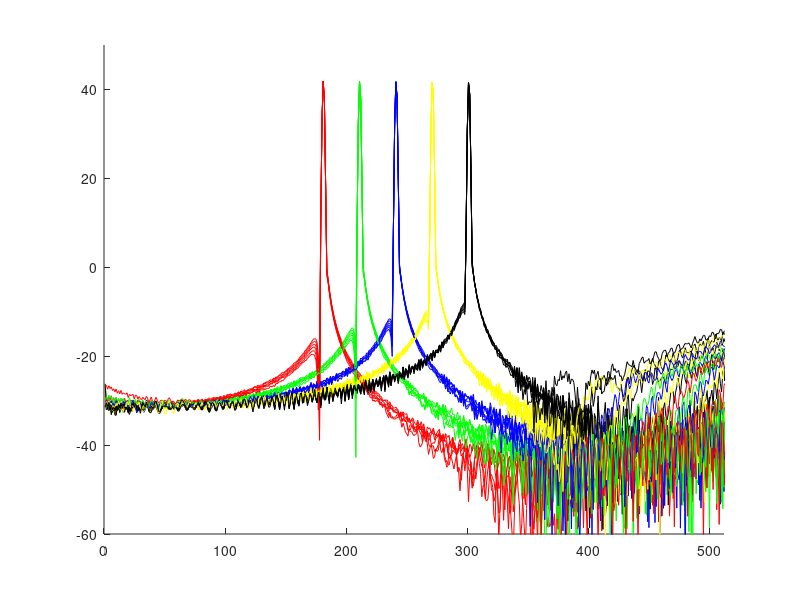

This chart was generated by the following MATLAB code:
%% system specs
k0 = (0: 1/1023:1);
pad0 = 2048;
k0_2048 = (0: 1/(pad0-1):1);
ks = k0.^2 * 0.156 + k0 *0.844 ; %from oct 2000
ks_2048 = k0_2048.^2 * 0.156 + k0_2048 *0.844 ;

for zd = 1:100:501  % dispersion match at different depth  
    disp = (2*pi* zd*k0 * 0.156 - 2*pi* zd*k0.^2*0.156);
    disp_2048 = (2*pi* zd *k0_2048 * 0.156 - 2*pi* zd *k0_2048.^2*0.156);
    color = ['r','g','b','y','k'];
    for n = 1:5 % different depth     
        z = n*30+150;
        % zero-padding of interferogram in Fourier domain
        sig = cos(2*pi* z *ks + disp ) .* gausswin(1024)';
        sigfft = fft(sig);
        sigfft_2048 = [sigfft, zeros(1, pad0-1024)];
        sig_2048 = real(ifft(sigfft_2048));
        % interpolation and reconstruction
        sig_linear = spline(ks_2048, sig_2048, k0_2048);
        disp_linear = spline(ks_2048, disp_2048, k0_2048);
        sig_linear = sig_linear.*exp(-1i*disp_linear);
%         figure(zd); hold on;plot((abs(fft(sig_linear))));
        figure(1); hold on;plot(20*log10(abs(fft(sig_linear,2048))),'color',color(n));
    end
    xlim([0, 512]);
%     ylim([0, 500]);
    ylim([-60, 50]);
end